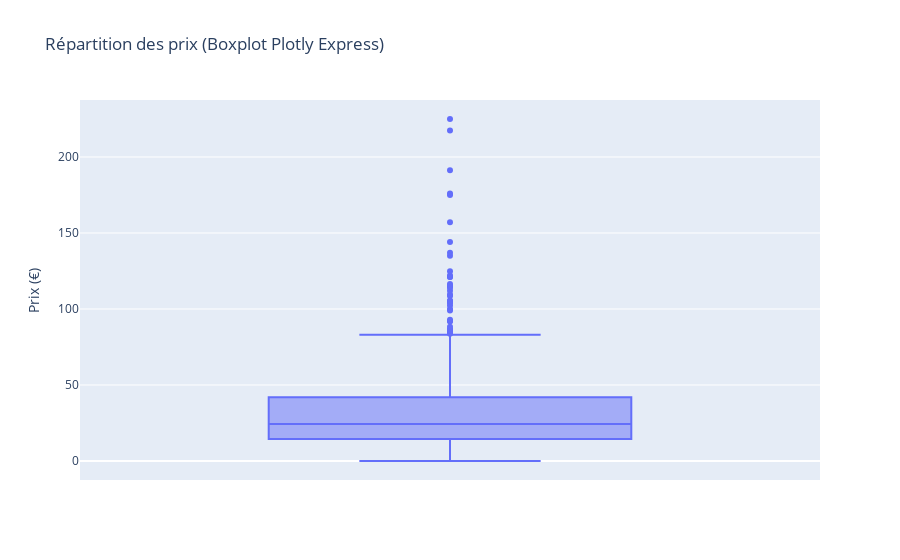

The code cell stored with this chart in its notebook:
### Code cell
#Autre méthode avec plotly express

fig = px.box(df_merge, y='price', title='Répartition des prix (Boxplot Plotly Express)', points='outliers')
fig.update_layout(yaxis_title='Prix (€)')
fig.show()  # Pourquoi ? Plus interactif, montre outliers explicitement. Résultat: Médiane ~24€, outliers >100€ visibles.

### Figure 1 — Plotly figure (JSON) as saved in the notebook; plotly's stock layout.template omitted (floating-point values rounded to 4 significant figures; data arrays with more than 128 entries replaced by an {"elided": "..."} marker saying what was removed)
{"data": [{"alignmentgroup": "True", "boxpoints": "outliers", "hovertemplate": "price=%{y}<extra></extra>", "legendgroup": "", "marker": {"color": "#636efa"}, "name": "", "notched": false, "offsetgroup": "", "orientation": "v", "showlegend": false, "type": "box", "x0": " ", "xaxis": "x", "y": {"elided": "825 float values"}, "y0": " ", "yaxis": "y"}], "layout": {"boxmode": "group", "legend": {"tracegroupgap": 0}, "title": {"text": "Répartition des prix (Boxplot Plotly Express)"}, "xaxis": {"anchor": "y", "domain": [0, 1]}, "yaxis": {"anchor": "x", "domain": [0, 1], "title": {"text": "Prix (€)"}}}}
